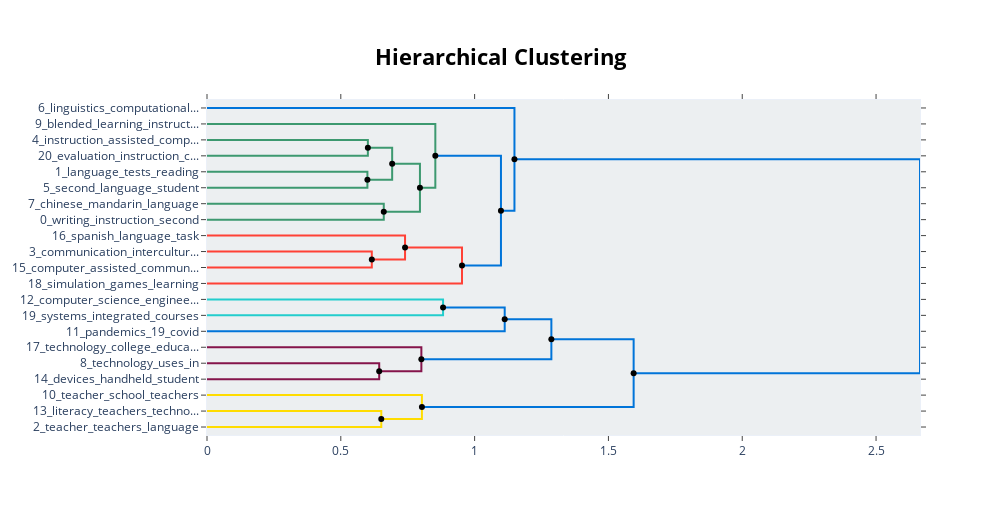

The cell this chart's notebook holds for it:
### Code cell
hierarchical_topics = model.hierarchical_topics(docs)
model.visualize_hierarchy(hierarchical_topics=hierarchical_topics)

### Figure 1 — Plotly figure (JSON) as saved in the notebook; plotly's stock layout.template omitted (floating-point values rounded to 4 significant figures)
{"data": [{"hoverinfo": "text", "marker": {"color": "rgb(61,153,112)"}, "mode": "lines", "text": ["linguistics_computational_language_second_phrase", "", "", "writing_instruction_second_composition_language"], "type": "scatter", "x": [0, 0.6011, 0.6011, 0], "xaxis": "x", "y": [-25, -25, -35, -35], "yaxis": "y"}, {"hoverinfo": "text", "marker": {"color": "rgb(61,153,112)"}, "mode": "lines", "text": ["second_language_student_english_attitudes", "", "", "language_tests_reading_second_posttests"], "type": "scatter", "x": [0, 0.5994, 0.5994, 0], "xaxis": "x", "y": [-45, -45, -55, -55], "yaxis": "y"}, {"hoverinfo": "text", "marker": {"color": "rgb(61,153,112)"}, "mode": "lines", "text": ["evaluation_instruction_computer_assisted_instructional", "", "", "instruction_assisted_computer_second_language"], "type": "scatter", "x": [0.6011, 0.6919, 0.6919, 0.5994], "xaxis": "x", "y": [-30, -30, -50, -50], "yaxis": "y"}, {"hoverinfo": "text", "marker": {"color": "rgb(61,153,112)"}, "mode": "lines", "text": ["language_second_reading_tests_instruction", "", "", "instruction_assisted_computer_second_language"], "type": "scatter", "x": [0, 0.6605, 0.6605, 0], "xaxis": "x", "y": [-65, -65, -75, -75], "yaxis": "y"}, {"hoverinfo": "text", "marker": {"color": "rgb(61,153,112)"}, "mode": "lines", "text": ["chinese_mandarin_language_instruction_second", "", "", "language_second_instruction_reading_learning"], "type": "scatter", "x": [0.6919, 0.7957, 0.7957, 0.6605], "xaxis": "x", "y": [-40, -40, -70, -70], "yaxis": "y"}, {"hoverinfo": "text", "marker": {"color": "rgb(61,153,112)"}, "mode": "lines", "text": ["language_second_instruction_learning_reading", "", "", "blended_learning_instructional_student_language"], "type": "scatter", "x": [0, 0.8532, 0.8532, 0.7957], "xaxis": "x", "y": [-15, -15, -55, -55], "yaxis": "y"}, {"hoverinfo": "text", "marker": {"color": "rgb(255,65,54)"}, "mode": "lines", "text": ["writing_language_second_instruction_composition", "", "", "language_second_instruction_learning_analysis"], "type": "scatter", "x": [0, 0.6158, 0.6158, 0], "xaxis": "x", "y": [-95, -95, -105, -105], "yaxis": "y"}, {"hoverinfo": "text", "marker": {"color": "rgb(255,65,54)"}, "mode": "lines", "text": ["computer_assisted_communication_mediated_instruction", "", "", "communication_intercultural_mediated_language_cultural"], "type": "scatter", "x": [0, 0.74, 0.74, 0.6158], "xaxis": "x", "y": [-85, -85, -100, -100], "yaxis": "y"}, {"hoverinfo": "text", "marker": {"color": "rgb(255,65,54)"}, "mode": "lines", "text": ["communication_intercultural_mediated_language_second", "", "", "spanish_language_task_learning_instruction"], "type": "scatter", "x": [0.74, 0.9528, 0.9528, 0], "xaxis": "x", "y": [-92.5, -92.5, -115, -115], "yaxis": "y"}, {"hoverinfo": "text", "marker": {"color": "rgb(0,116,217)"}, "mode": "lines", "text": ["language_second_instruction_writing_learning", "", "", "communication_intercultural_mediated_language_second"], "type": "scatter", "x": [0.8532, 1.098, 1.098, 0.9528], "xaxis": "x", "y": [-35, -35, -103.8, -103.8], "yaxis": "y"}, {"hoverinfo": "text", "marker": {"color": "rgb(0,116,217)"}, "mode": "lines", "text": ["computer_science_engineering_education_programming", "", "", "simulation_games_learning_educational_computer"], "type": "scatter", "x": [0, 1.149, 1.149, 1.098], "xaxis": "x", "y": [-5, -5, -69.38, -69.38], "yaxis": "y"}, {"hoverinfo": "text", "marker": {"color": "rgb(35,205,205)"}, "mode": "lines", "text": ["devices_handheld_student_technology_telecommunications", "", "", "technology_uses_in_education_educational"], "type": "scatter", "x": [0, 0.8821, 0.8821, 0], "xaxis": "x", "y": [-125, -125, -135, -135], "yaxis": "y"}, {"hoverinfo": "text", "marker": {"color": "rgb(0,116,217)"}, "mode": "lines", "text": ["technology_uses_in_education_educational", "", "", "technology_college_education_faculty_educational"], "type": "scatter", "x": [0.8821, 1.112, 1.112, 0], "xaxis": "x", "y": [-130, -130, -145, -145], "yaxis": "y"}, {"hoverinfo": "text", "marker": {"color": "rgb(133,20,75)"}, "mode": "lines", "text": ["systems_integrated_courses_online_analytics", "", "", "pandemics_19_covid_closing_online"], "type": "scatter", "x": [0, 0.6435, 0.6435, 0], "xaxis": "x", "y": [-165, -165, -175, -175], "yaxis": "y"}, {"hoverinfo": "text", "marker": {"color": "rgb(133,20,75)"}, "mode": "lines", "text": ["technology_education_uses_in_educational", "", "", "pandemics_19_covid_online_courses"], "type": "scatter", "x": [0, 0.801, 0.801, 0.6435], "xaxis": "x", "y": [-155, -155, -170, -170], "yaxis": "y"}, {"hoverinfo": "text", "marker": {"color": "rgb(0,116,217)"}, "mode": "lines", "text": ["simulation_computer_education_learning_games", "", "", "technology_education_educational_uses_in"], "type": "scatter", "x": [1.112, 1.287, 1.287, 0.801], "xaxis": "x", "y": [-137.5, -137.5, -162.5, -162.5], "yaxis": "y"}, {"hoverinfo": "text", "marker": {"color": "rgb(255,220,0)"}, "mode": "lines", "text": ["teacher_teachers_language_attitudes_faculty", "", "", "literacy_teachers_technological_teacher_content"], "type": "scatter", "x": [0, 0.6512, 0.6512, 0], "xaxis": "x", "y": [-195, -195, -205, -205], "yaxis": "y"}, {"hoverinfo": "text", "marker": {"color": "rgb(255,220,0)"}, "mode": "lines", "text": ["teacher_school_teachers_technology_middle", "", "", "teacher_teachers_language_attitudes_second"], "type": "scatter", "x": [0, 0.803, 0.803, 0.6512], "xaxis": "x", "y": [-185, -185, -200, -200], "yaxis": "y"}, {"hoverinfo": "text", "marker": {"color": "rgb(0,116,217)"}, "mode": "lines", "text": ["education_technology_educational_uses_in", "", "", "teacher_teachers_attitudes_language_education"], "type": "scatter", "x": [1.287, 1.594, 1.594, 0.803], "xaxis": "x", "y": [-150, -150, -192.5, -192.5], "yaxis": "y"}, {"hoverinfo": "text", "marker": {"color": "rgb(0,116,217)"}, "mode": "lines", "text": ["language_second_instruction_learning_writing", "", "", "teacher_education_technology_teachers_educational"], "type": "scatter", "x": [1.149, 2.664, 2.664, 1.594], "xaxis": "x", "y": [-37.19, -37.19, -171.2, -171.2], "yaxis": "y"}, {"hoverinfo": "text", "hovertext": ["evaluation_instruction_computer_assisted_instructional", "chinese_mandarin_language_instruction_second", "communication_intercultural_mediated_language_second", "language_second_instruction_writing_learning", "technology_uses_in_education_educational", "simulation_computer_education_learning_games", "education_technology_educational_uses_in", "language_second_instruction_learning_writing"], "marker": {"color": "black"}, "mode": "markers", "showlegend": false, "type": "scatter", "x": [0.6011, 0.6919, 0.74, 0.8532, 0.8821, 1.112, 1.287, 1.149], "y": [-30, -40, -92.5, -35, -130, -137.5, -150, -37.19]}, {"hoverinfo": "text", "hovertext": ["instruction_assisted_computer_second_language", "language_second_instruction_reading_learning", "blended_learning_instructional_student_language", "communication_intercultural_mediated_language_cultural", "communication_intercultural_mediated_language_second", "simulation_games_learning_educational_computer", "pandemics_19_covid_online_courses", "technology_education_educational_uses_in", "teacher_teachers_language_attitudes_second", "teacher_teachers_attitudes_language_education", "teacher_education_technology_teachers_educational"], "marker": {"color": "black"}, "mode": "markers", "showlegend": false, "type": "scatter", "x": [0.5994, 0.6605, 0.7957, 0.6158, 0.9528, 1.098, 0.6435, 0.801, 0.6512, 0.803, 1.594], "y": [-50, -70, -55, -100, -103.8, -69.38, -170, -162.5, -200, -192.5, -171.2]}], "layout": {"autosize": false, "height": 515, "hoverlabel": {"bgcolor": "white", "font": {"family": "Rockwell", "size": 16}}, "hovermode": "closest", "plot_bgcolor": "#ECEFF1", "showlegend": false, "title": {"font": {"color": "Black", "size": 22}, "text": "<b>Hierarchical Clustering</b>", "x": 0.5, "xanchor": "center", "yanchor": "top"}, "width": 1000, "xaxis": {"mirror": "allticks", "rangemode": "tozero", "showgrid": false, "showline": true, "showticklabels": true, "ticks": "outside", "type": "linear", "zeroline": false}, "yaxis": {"mirror": "allticks", "range": [-210, 0], "rangemode": "tozero", "showgrid": false, "showline": true, "showticklabels": true, "tickmode": "array", "ticks": "outside", "ticktext": ["6_linguistics_computational...", "9_blended_learning_instruct...", "4_instruction_assisted_comp...", "20_evaluation_instruction_c...", "1_language_tests_reading", "5_second_language_student", "7_chinese_mandarin_language", "0_writing_instruction_second", "16_spanish_language_task", "3_communication_intercultur...", "15_computer_assisted_commun...", "18_simulation_games_learning", "12_computer_science_enginee...", "19_systems_integrated_courses", "11_pandemics_19_covid", "17_technology_college_educa...", "8_technology_uses_in", "14_devices_handheld_student", "10_teacher_school_teachers", "13_literacy_teachers_techno...", "2_teacher_teachers_language"], "tickvals": [-5, -15, -25, -35, -45, -55, -65, -75, -85, -95, -105, -115, -125, -135, -145, -155, -165, -175, -185, -195, -205], "type": "linear", "zeroline": false}}}
